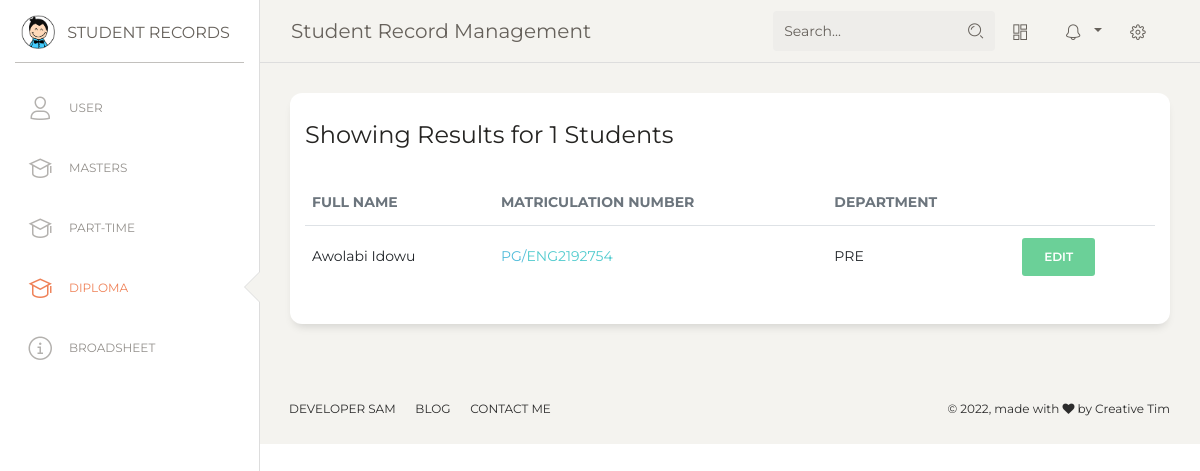
/students/diploma.php, run on an earlier commit of the app's database.
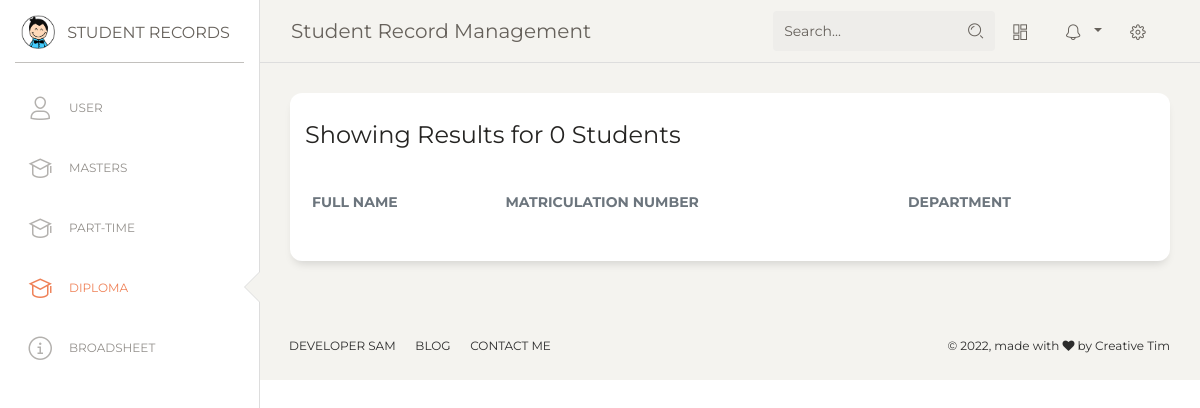
And on a later commit of the database.
### tables this page shows
CREATE TABLE `students` (
  `id` int(11) NOT NULL,
  `full_name` text NOT NULL,
  `mat_no` text NOT NULL,
  `department` text NOT NULL,
  `course` text NOT NULL,
  `score` int(11) NOT NULL,
  `grade` text NOT NULL,
  `course_id` varchar(255) NOT NULL,
  `programme` text NOT NULL
);

### config/DB.php (called while the page is built, shortened)
<?php
    class DB {
        public $conn;
        public function __construct($host = 'localhost', $user = 'root', $password = '', $dbname = 'students') {
            $this->host = $host;
            $this->user = $user;
            $this->password = $password;
            $this->dbname = $dbname;
            $this->conn = new mysqli($this->host, $this->user, $this->password, $this->dbname) or die("Failed to connect to MySQLi" . $this->conn->connect_error);
        }
        public function getAllStudents($programme) {
            $conn = $this->conn;
            $sql = "select * from students where programme = ?";
            $stmt = $conn->prepare($sql);
            $stmt->bind_param('s', $programme);
            $stmt->execute();
            return $stmt->get_result();
        }
    }

### students/diploma.php (the view, shortened to what this page needs)
<?php
     require_once '../config/DB.php';
     $db = new DB();
     $programme = 'diploma';
     $results = $db->getAllStudents($programme);
     $students = $results->fetch_all(MYSQLI_ASSOC);
?>
<?php include '../inc/head.php' ?>
<body class="">
  <div class="wrapper ">
    <div class="sidebar" data-color="white" data-active-color="danger">
      <div class="logo">
        <a href="#" class="simple-text logo-mini">
          <div class="logo-image-small">
            <img src="../assets/img/logo-small.png">
          </div>
        </a>
        <a href="#" class="simple-text logo-normal">
          Student Records
        </a>
      </div>
      <div class="sidebar-wrapper">
        <ul class="nav">
          <li class="">
            <a href="./user.php">
              <i class="nc-icon nc-single-02"></i>
              <p>User</p>
            </a>
          </li>
          <li>
            <a href="./masters.php">
              <i class="nc-icon nc-hat-3"></i>
              <p>Masters</p>
            </a>
          </li>
          <li>
            <a href="./part-time.php">
              <i class="nc-icon nc-hat-3"></i>
              <p>Part-Time</p>
            </a>
          </li>
          <li class="active">
            <a href="./diploma.php">
              <i class="nc-icon nc-hat-3"></i>
              <p>Diploma</p>
            </a>
          </li>
          <li class="">
            <a href="./broadsheet">
              <i class="nc-icon nc-alert-circle-i"></i>
              <p>Broadsheet</p>
            </a>
          </li>
        </ul>
      </div>
    </div>
    <div class="main-panel">
      <?php include '../inc/navbar.php'; ?>
      <div class="content">
        <div class="row">
          <div class="col-md-12">
            <div class="card">
              <div class="card-header">
                <h4 class="card-title">Showing Results for <?= $results->num_rows ?> Students</h4>
              </div>
              <div class="card-body">
                <div class="table-responsive">
                  <table class="table">
                    <thead class=" text-primary">
                      <th class="th-sm text-secondary">Full Name</th>
                      <th class="th-sm text-secondary">Matriculation number</th>
                      <th class="th-sm text-secondary">Department</th>
                      <th class="th-sm"></th>
                    </thead>
                    <tbody>
                        <?php foreach($students as $student): ?>
                          <?php extract($student) ?>
                            <tr>
                              <td><?= $full_name ?></td>
                              <td><?= "<span class='text-info'>PG/</span><a href=student.php?mat=$mat_no&prog=$programme>$mat_no</a>" ?></td>
                              <td><?= $department ?></td>
                              <td>
                                <a href="edit.php?id=<?= $id; ?>" type="button" rel="tooltip" class="btn btn-small btn-success">
                                    <span>Edit</span>
                                </a>
                              </td>
                            </tr>
                        <?php endforeach; ?>
                    </tbody>
                  </table>
                </div>
              </div>
            </div>
          </div>
        </div>
      </div>
      <?php include '../inc/footer.php' ?>
    </div>
  </div>
</body>
</html>

What changed in the data, as far as the page shows it:
removed students: full_name "Awolabi Idowu", mat_no "ENG2192754", department "PRE"
Also different on the page:
$results->num_rows: "1" → "0"
